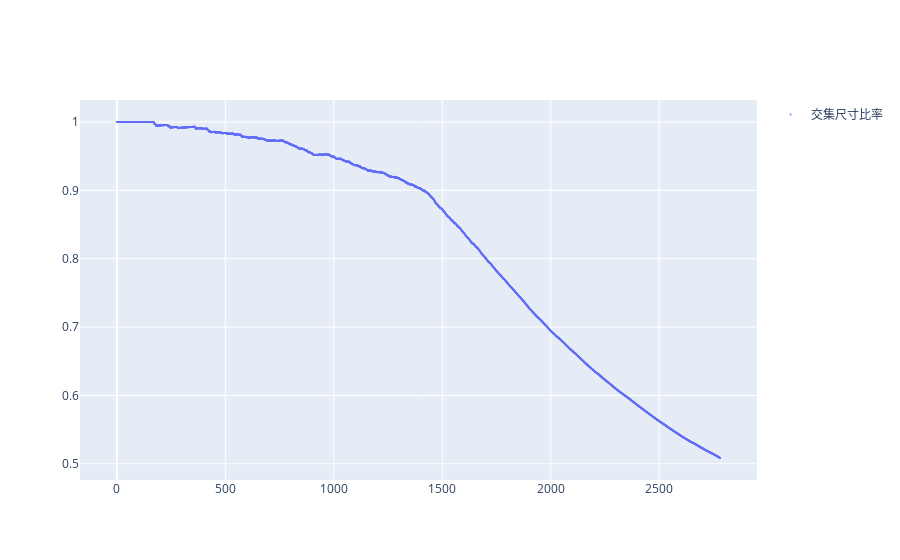

Notebook code cell kept with this figure:
### Code cell
交集尺寸比率_trace = graph_objs.Scatter(
 x = list(range(len(交集尺寸比率们))),
 y = 交集尺寸比率们,
 showlegend=True,
mode = 'markers',
marker={'size':2, 'opacity': 0.9},
name="交集尺寸比率"
)

plotly_offline.iplot([ 交集尺寸比率_trace])

### Figure 1 — Plotly figure (JSON) as saved in the notebook; plotly's stock layout.template omitted (floating-point values rounded to 4 significant figures; data arrays with more than 128 entries replaced by an {"elided": "..."} marker saying what was removed)
{"data": [{"marker": {"opacity": 0.9, "size": 2}, "mode": "markers", "name": "交集尺寸比率", "showlegend": true, "type": "scatter", "x": {"elided": "2782 int values"}, "y": {"elided": "2782 float values"}}], "layout": {}}
